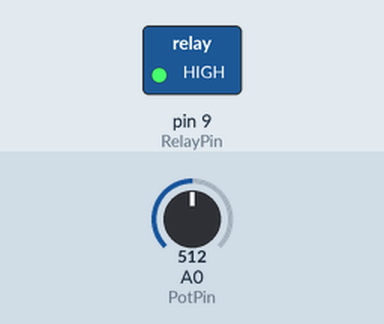
This sketch was run on a simulated Arduino Uno, built with avr-gcc and run on an emulated ATmega328P. On the bench: switched loads named in the sketch (green lamp = pin HIGH). Dashed ring = blinking. The inputs (shaded band) are chosen by the test bench; at power-on: A0 (PotPin) = 512.

Above: at 0.5 s.
Timing chart, 0 to 5.0 s (numbered marks = the images above):
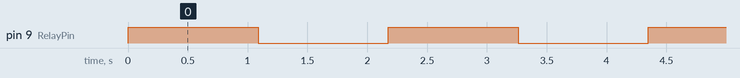

Measured:
- by itself, pin 9 (RelayPin): alternates HIGH for 1.1 s and LOW for 1.1 s

The sketch:

HeaterTimer.ino
```cpp
/*
Auto timing arduino code for chocolate heater
Uses a potentiometer and relay to control the duty cycle of our heating element.
 */

// Pin setup
const int PotPin = A0;  // Analog input pin that the potentiometer is attached to
const int RelayPin = 9; // Analog output pin that the LED is attached to

int cycletime = 1000; //total number of cycles, keep high to presever relay but low enough to maintain temp.
int cyclecurrent = 0; //variable to log how many cycles have passed

const boolean Debug = false; //Set true to enable serial output

void setup() {
  // initialize serial if debug enabled
  if(Debug == true){
    Serial.begin(9600);
  }
  pinMode(RelayPin, OUTPUT);
}

void loop() {
  cyclecurrent ++; //add one to the cycle count
  //Read the Pot value and map it to a cycle duration
  int PotValue = analogRead(PotPin);
  int outputValue = map(PotValue, 0, 1023, 0, cycletime);
  //toggle the relay
  if(outputValue >= cyclecurrent){
    digitalWrite(RelayPin, HIGH);
  }
  else{
    digitalWrite(RelayPin, LOW);
  }
  if(cyclecurrent >= cycletime){ //check to see if full cycle has been completed
    cyclecurrent = 0;
  }

  // print the results to the serial monitor:
  if(Debug == true){
    Serial.print("cycle = ");
    Serial.print(cyclecurrent);
    Serial.print("\t sensor = " );
    Serial.print(PotValue);
    Serial.print("\t output = ");
    Serial.println(outputValue);
  }
  delay(2); //wait 2 milliseconds before next cycle

}
```
